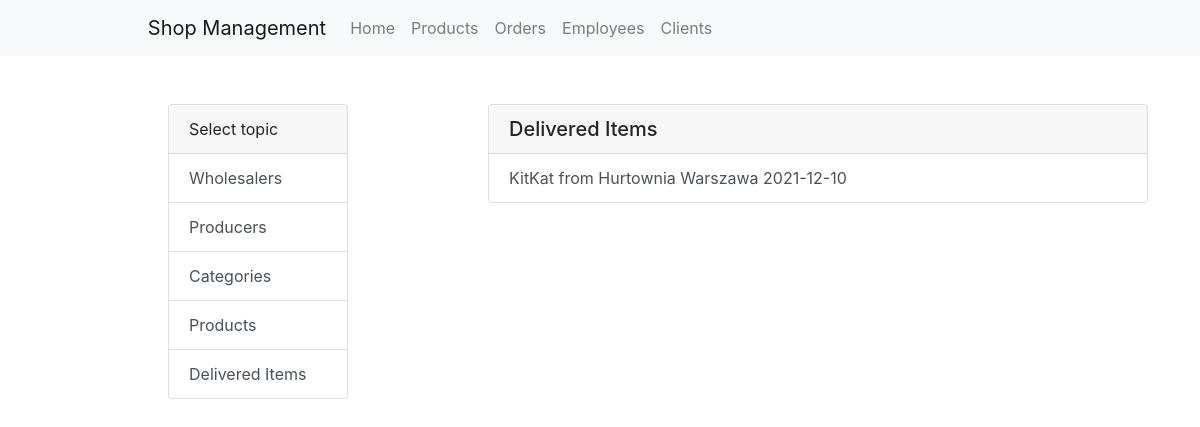
The app's page /products/delivered-items/, older data.
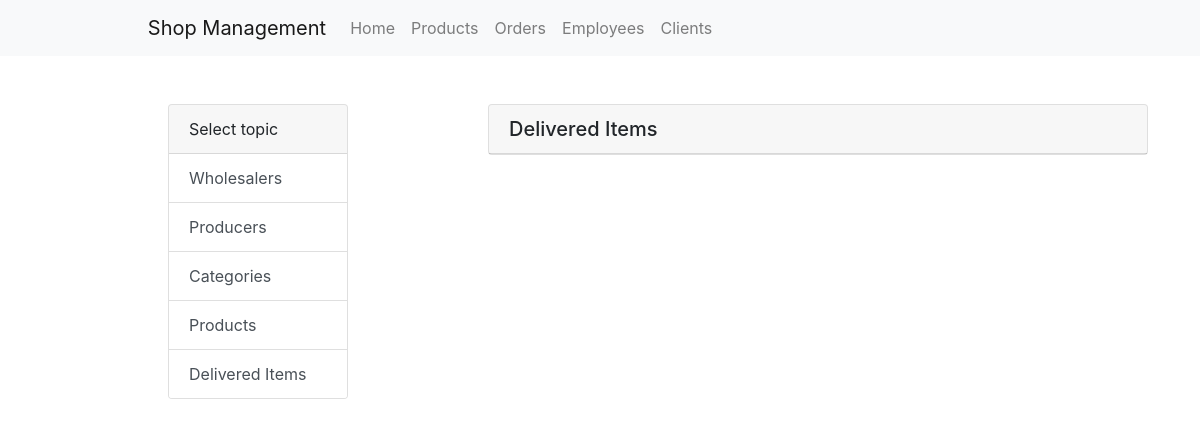
The same page, newer data.
### products/models.py (models this page shows, shortened)
class DeliveredItems(models.Model):
    date = models.DateField(auto_now=False)
    quantity = models.PositiveIntegerField()
    unit_purchase_price = models.FloatField(validators=[MinValueValidator(0)])
    unit_selling_price = models.FloatField(validators=[MinValueValidator(0)])
    wholesaler = models.ForeignKey(Wholesaler, on_delete=models.SET_NULL, null=True)
    product = models.ForeignKey(Product, on_delete=models.SET_NULL, null=True)
    def __str__(self):
        return f'{self.product} from {self.wholesaler} {self.date}'
    class Meta:
        verbose_name_plural = "delivered items"

class Product(models.Model):
    code = models.PositiveIntegerField(primary_key=True)
    name = models.CharField(max_length=100)
    description = models.TextField(max_length=1000, blank=True)
    category = models.ForeignKey(Category, on_delete=models.SET_NULL, null=True)
    producer = models.ForeignKey(Producer, on_delete=models.SET_NULL, null=True)
    def __str__(self):
        return self.name

class Wholesaler(models.Model):
    name = models.CharField(max_length=100)
    def __str__(self):
        return self.name

### products/views.py (the view)
# urls.py: path('delivered-items/', views.DeliveredItemsListView.as_view(), name='delivered-items-list'),
class DeliveredItemsListView(generic.ListView):
    model = DeliveredItems
    paginate_by = 20
    template_name = 'product_list.html'
    def get_context_data(self,**kwargs):
        context = super().get_context_data(**kwargs)
        context['name'] = 'Delivered Items'
        return context

### templates/product_list.html
{% extends "base.html" %}
{% block content%}
    <div style="width: 90%; margin-left: 5%;">
        <div class="position-fixed card" style="width: 15%;">
            <div class="card-header">
              Select topic
            </div>
            <ul class="list-group list-group-flush">
                <a class="list-group-item list-group-item-action" href="{% url 'products:wholesaler-list'%}">Wholesalers</a>
                <a class="list-group-item list-group-item-action" href="{% url 'products:producer-list'%}">Producers</a>
                <a class="list-group-item list-group-item-action" href="{% url 'products:category-list'%}">Categories</a>
                <a class="list-group-item list-group-item-action" href="{% url 'products:product-list'%}">Products</a>
                <a class="list-group-item list-group-item-action" href="{% url 'products:delivered-items-list'%}">Delivered Items</a>
            </ul>
        </div>
        {% include "list.html" %}
    </div>
{% endblock %}

### templates/list.html
<div class="position-fixed card" style="width: 55%; margin-left: 20rem;">
    <ul class="list-group list-group-flush">
        <div class="card-header">
            <h5 style="margin-bottom: 0;">{{ name }}</h5>
          </div>
        {% for obj in object_list %}
            {% if name == 'Products' %}
                <a class="list-group-item list-group-item-action" href="{{ obj.code }}">{{ obj }}</a>
            {% else %}
                <a class="list-group-item list-group-item-action" href="{{ obj.id }}">{{ obj }}</a>
            {% endif %}
        {% endfor %}
    </ul>
</div>

Row changes from the older to the newer data that the page shows:
removed DeliveredItems: product+wholesaler+date "KitKat from Hurtownia Warszawa 2021-12-10"
